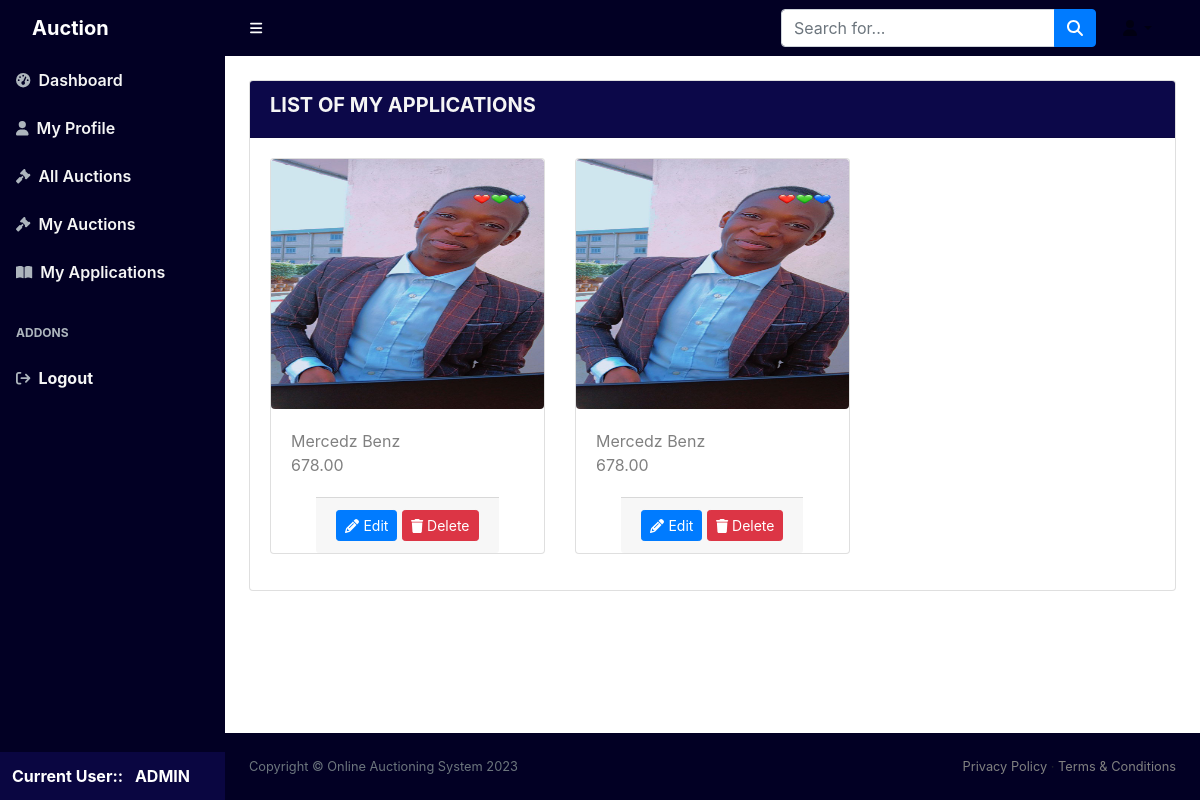
The app's page /my_applications/ (signed in) with its own data.
### core/models.py (models this page shows, shortened)
class Product(models.Model):
    seller = models.ForeignKey(DjangoUser, on_delete=models.CASCADE, null=True)
    name = models.CharField(max_length=255, default="New Product")
    description = models.TextField(null=True)
    start_price = models.DecimalField(max_digits=10, decimal_places=2, default=0)
    end_time = models.DateTimeField(null=True)
    image = models.ImageField(upload_to='product_images/', null=True)

### core/views.py (the view)
# urls.py: path("my_applications/", views.my_applications, name="my_applications"),
@login_required(login_url="login")
def my_applications(request):
    user_bids = models.Bid.objects.filter(bidder=request.user)
    products_bidded_on = [bid.auction.product for bid in user_bids]
    return render(
        request,
        "core/my_applications.html",
        {"products_bidded_on": products_bidded_on},
    )

### templates/core/my_applications.html (shortened to what this page needs)
{% extends 'base.html' %}
{%block body%}
<div class="container-fluid p-4">
    <div class="card">
        <div class="card-header bg-darkblue">
            <h5 style="color: whitesmoke;" class="fw-bold">LIST OF MY APPLICATIONS</h5>
        </div>
        <div class="card-body">
            <div class="row">
                {% if products_bidded_on %}
                {% for product in products_bidded_on %}
                <div class="col-6 col-sm-4">
                    <div class="card mb-3">
                        <a href="{% url 'product_details' product.id %}">
                            <img src="{{ product.image.url }}" alt="{{ product.name }}"
                                class="image-small image-medium image-large rounded">
                            <div class="card-body">
                                <div>{{ product.name }}</div>
                                <div class="row">
                                    <div class="col-6">{{ product.start_price }}</div>
                                </div>
                            </div>
                        </a>
                        <div class="card-footer mx-auto">
                            <a href="" class="btn btn-sm btn-primary">
                                <i class="fa fa-pencil"></i> Edit
                            </a>
                            <a href="" class="btn btn-sm btn-danger">
                                <i class="fa fa-trash"></i> Delete
                            </a>
                        </div>
                    </div>
                </div>
                {% endfor %}
                {% else %}
                <p class="text-center text-gray fw-bold">Oooops!!! You havent made any bids yet</p>
                <p class="text-center text-gray fw-semibold">Click <span> <a href="{% url 'all_auctions' %}" class="text-primary">here</a> </span> to make bids on the current bids</p>
                {% endif %}
            </div>
        </div>
    </div>
</div>
{% endblock body %}

### templates/base.html (shortened to what this page needs)
{% load static %}
<!DOCTYPE html>
<html lang="en">
<head>
    <link rel="stylesheet" href="https://maxcdn.bootstrapcdn.com/bootstrap/4.5.2/css/bootstrap.min.css">
    <link href="{% static 'css/styles.css' %}" rel="stylesheet" />
    <link href="{% static 'css/styles-custom.css' %}" rel="stylesheet" />
    <link rel="stylesheet" href="https://cdn.jsdelivr.net/npm/bootstrap@4.0.0/dist/css/bootstrap.min.css"
>
</head>
<body class="sb-nav-fixed">
    <nav class="sb-topnav navbar navbar-expand navbar-light sidebar-background">
        <a class="navbar-brand ps-3 fw-bolder text-white" href="#">Auction</a>
        <button class="btn btn-link btn-sm order-1 order-lg-0 me-4 me-lg-0" id="sidebarToggle" href="#!"><i
                class="fas fa-bars text-white"></i></button>
        <form class="d-none d-md-inline-block form-inline ms-auto me-0 me-md-3 my-2 my-md-0">
            <div class="input-group">
                <input class="form-control" type="text" placeholder="Search for..." aria-label="Search for..."
                    aria-describedby="btnNavbarSearch" />
                <button class="btn btn-primary" id="btnNavbarSearch" type="button"><i
                        class="fas fa-search"></i></button>
            </div>
        </form>
        <ul class="navbar-nav ms-auto ms-md-0 me-3 me-lg-4 sidebar-background">
            <li class="nav-item dropdown">
                <a class="nav-link dropdown-toggle " id="navbarDropdown" href="#" role="button"
                    data-bs-toggle="dropdown" aria-expanded="false"><i class="fas fa-user fa-fw"></i></a>
            </li>
        </ul>
    </nav>
    <div id="layoutSidenav">
        <div id="layoutSidenav_nav">
            <nav class="sb-sidenav accordion sb-sidenav-light sidebar-background" id="sidenavAccordion">
                <div class="sb-sidenav-menu">
                    <div class="nav">
                        <a class="nav-link" href="{% url 'dashboard' %}">
                            <div class="sb-nav-link-icon"><i class="fas fa-tachometer-alt"></i></div>
                            <span class="fw-semibold" style="color: whitesmoke;">Dashboard</span>
                        </a>
                        <a class="nav-link" href="{% url 'my_profile' %}">
                            <div class="sb-nav-link-icon"><i class="fa fa-user"></i></div>
                            <span class=" fw-semibold" style="color: whitesmoke;">My Profile</span>
                        </a>
                        <a class="nav-link" href="{% url 'all_auctions' %}">
                            <div class="sb-nav-link-icon"><i class="fas fa-gavel"></i></div>
                            <span class="fw-semibold" style="color: whitesmoke;">All Auctions</span>
                        </a>
                        <a class="nav-link" href="{% url 'my_auctions' %}">
                            <div class="sb-nav-link-icon"><i class="fas fa-gavel"></i></div>
                            <span class="fw-semibold" style="color: whitesmoke;">My Auctions</span>
                        </a>
                        <a class="nav-link" href="{% url 'my_applications' %}">
                            <div class="sb-nav-link-icon"><i class="fas fa-book-open"></i></div>
                            <span class="fw-semibold" style="color: whitesmoke;">My Applications</span>
                        </a>
                        <div class="sb-sidenav-menu-heading">Addons</div>
                        <a class="nav-link" href="{% url 'logout' %}">
                            <div class="sb-nav-link-icon"><i class="fas fa-sign-out"></i></div>
                            <span class="fw-bold" style="color: whitesmoke;">Logout</span>
                        </a>
                    </div>
                </div>
                <div class="sb-sidenav-footer bg-user text-white">
                    {% if request.user.is_authenticated %}
                    <div class="fw-bold ">Current User:: <span class="ms-2">{{ request.user | upper }}</span> </div>
                    {% endif %}
                </div>
            </nav>
        </div>
        <div id="layoutSidenav_content">
            {%block body%}
            {% endblock body %}
            <footer class="py-4 sidebar-background mt-auto">
                <div class="container-fluid px-4">
                    <div class="d-flex align-items-center justify-content-between small">
                        <div class="text-muted">Copyright &copy; Online Auctioning System 2023</div>
                        <div>
                            <a href="#">Privacy Policy</a>
                            &middot;
                            <a href="#">Terms &amp; Conditions</a>
                        </div>
                    </div>
                </div>
            </footer>
        </div>
    </div>
</body>
</html>

### templates/base.html (style rules this page uses)
.sb-sidenav-menu .nav-link { color: gray; transition: background-color 0.5s ease, color 0.3s ease, text-decoration 0.3s ease; cursor: pointer; text-decoration: none; }
.sidebar-background { background: rgb(2, 0, 36); background: linear-gradient(90deg, rgba(2, 0, 36, 1) 0% 100%); }
.bg-darkblue { background: linear-gradient(90deg, rgb(12, 8, 73) 0% 100%); }
.bg-user { background: linear-gradient(90deg, rgb(10, 6, 65) 0% 100%); }
img { max-width: 100%; }
@media (min-width: 992px) { .image-large { width: 300px; height: 250px; } }
a { text-decoration: none; color: gray; }

### records on screen
Product: image (picture), name "Mercedz Benz", start_price "678.00"

### other values on screen
{{ request.user | upper }} "ADMIN"
